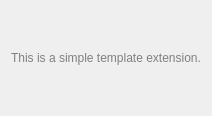
<?xml version="1.0" encoding="UTF-8"?>
<ui version="4.0">
 <class>ConfigWidget</class>
 <widget class="QWidget" name="ConfigWidget">
  <layout class="QVBoxLayout">
   <item>
    <spacer name="verticalSpacer_2">
     <property name="orientation">
      <enum>Qt::Vertical</enum>
     </property>
     <property name="sizeHint" stdset="0">
      <size>
       <width>20</width>
       <height>40</height>
      </size>
     </property>
    </spacer>
   </item>
   <item>
    <widget class="QLabel" name="label">
     <property name="text">
      <string>&lt;html&gt;&lt;head/&gt;&lt;body&gt;&lt;p align=&quot;center&quot;&gt;&lt;span style=&quot; color:#808080;&quot;&gt;This is a simple template extension.&lt;/span&gt;&lt;/p&gt;&lt;/body&gt;&lt;/html&gt;</string>
     </property>
    </widget>
   </item>
   <item>
    <spacer name="verticalSpacer">
     <property name="orientation">
      <enum>Qt::Vertical</enum>
     </property>
     <property name="sizeHint" stdset="0">
      <size>
       <width>20</width>
       <height>40</height>
      </size>
     </property>
    </spacer>
   </item>
  </layout>
 </widget>
 <resources/>
 <connections/>
</ui>
